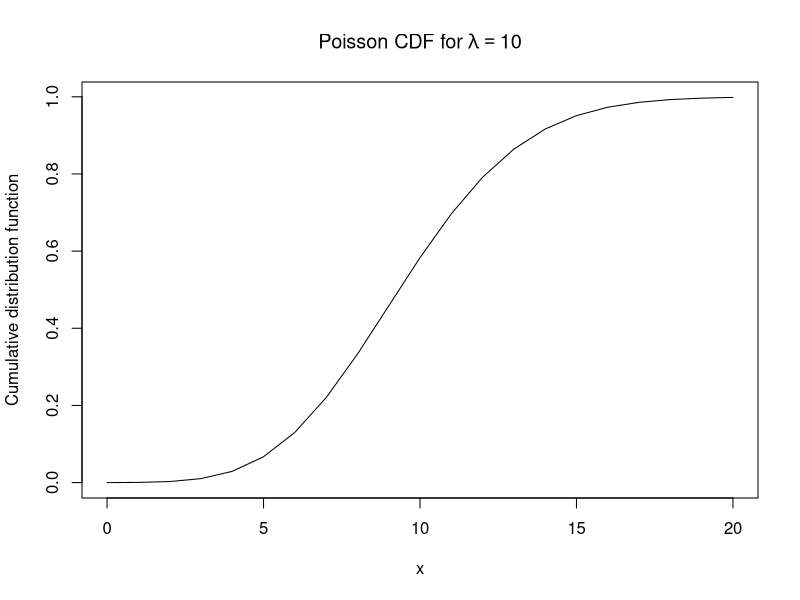

Reproduce this figure in R.
## ---- chunk 1
knitr::opts_chunk$set(echo = TRUE)
## ---- chunk 2
## function to calculate the CDF for a Poisson random variable
## up to some value x
poisCDF <- function(rate, x){
    
    ## check inputs are single values
    stopifnot(length(rate) == 1 & length(x) == 1)
    ## check inputs are numeric
    stopifnot(is.numeric(x) & is.numeric(rate))
    ## check inputs in correct range
    stopifnot(rate > 0 & x >= 0)
    ## check x is an integer
    stopifnot(x %% 1 == 0)
    
    ## calculate CDF using vectorised operations
    x <- 0:x
    Px <- (rate^x) * exp(-rate) / factorial(x)
    Cx <- sum(Px)
    
    ## return CDF at x
    return(Cx)
}
## ---- chunk 3
## set range for plot
x <- 0:20

## evaluate CDF at each value of x
Cx <- rep(NA, length(x))
for(i in 1:length(x)) {
    Cx[i] <- poisCDF(rate = 10, x = x[i])
}

## plot CDF
plot(x, Cx, type = "l", 
     main = expression("Poisson CDF for" ~ lambda == 10),
     xlab = expression(x),
     ylab = "Cumulative distribution function")
